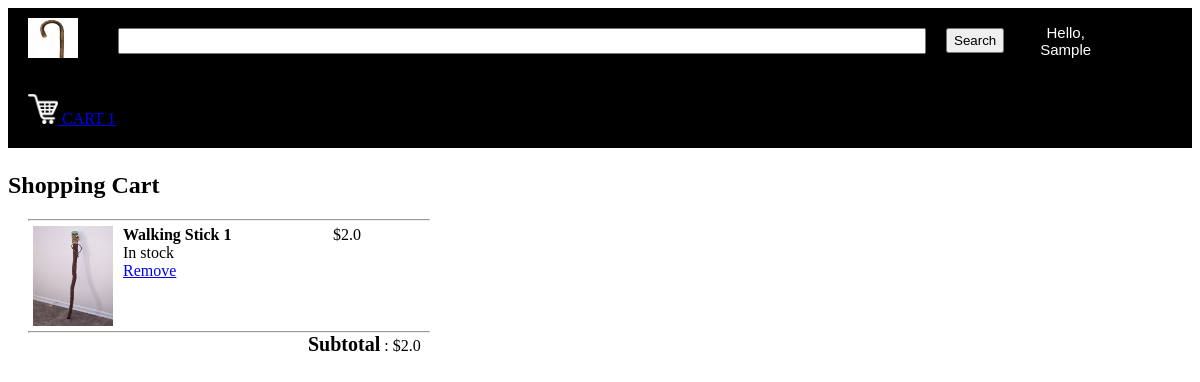
Page /cart (signed in) on the committed database.
### tables this page shows
CREATE TABLE users 
		(userId INTEGER PRIMARY KEY, 
		password TEXT,
		email TEXT,
		firstName TEXT,
		lastName TEXT,
		address1 TEXT,
		address2 TEXT,
		zipcode TEXT,
		city TEXT,
		state TEXT,
		country TEXT, 
		phone TEXT
		);

CREATE TABLE products
		(productId INTEGER PRIMARY KEY,
		name TEXT,
		price REAL,
		description TEXT,
		image TEXT,
		stock INTEGER,
		categoryId INTEGER,
		FOREIGN KEY(categoryId) REFERENCES categories(categoryId)
		);

### main.py (the view)
@app.route("/cart")
def cart():
    if 'email' not in session:
        return redirect(url_for('loginForm'))
    loggedIn, firstName, noOfItems = getLoginDetails()
    email = session['email']
    with sqlite3.connect('database.db') as conn:
        cur = conn.cursor()
        cur.execute("SELECT userId FROM users WHERE email = ?", (email, ))
        userId = cur.fetchone()[0]
        cur.execute("SELECT products.productId, products.name, products.price, products.image FROM products, kart WHERE products.productId = kart.productId AND kart.userId = ?", (userId, ))
        products = cur.fetchall()
    totalPrice = 0
    for row in products:
        totalPrice += row[2]
    return render_template("cart.html", products = products, totalPrice=totalPrice, loggedIn=loggedIn, firstName=firstName, noOfItems=noOfItems)

### main.py (called while the page is built)
def getLoginDetails():
    with sqlite3.connect('database.db') as conn:
        cur = conn.cursor()
        if 'email' not in session:
            loggedIn = False
            firstName = ''
            noOfItems = 0
        else:
            loggedIn = True
            cur.execute("SELECT userId, firstName FROM users WHERE email = ?", (session['email'], ))
            userId, firstName = cur.fetchone()
            cur.execute("SELECT count(productId) FROM kart WHERE userId = ?", (userId, ))
            noOfItems = cur.fetchone()[0]
    conn.close()
    return (loggedIn, firstName, noOfItems)

### templates/cart.html (shortened to what this page needs)
<!DOCTYPE HTML>
<html>
<head>
<link rel="stylesheet" href={{url_for('static', filename='css/cart.css')}} />
<link rel="stylesheet" href={{url_for('static', filename='css/topStyle.css') }} />
</head>
<body>
<div id="title">
	<a href="/">
	<img id="logo" src= {{ url_for('static', filename='images/logo.png') }} />
	</a>
	<form>
		<input id="searchBox" type="text" name="searchQuery">
		<input id="searchButton" type="submit" value="Search">
	</form>
	{% if not loggedIn %}
		<div id="signInButton">
			<a class="link" href="/loginForm">Sign In</a>
		</div>
	{% else %}
	<div class="dropdown">
		<button class="dropbtn">Hello, <br>{{firstName}}</button>
	</div>
	{% endif %}
	<div id="kart">
		<a class="link" href="/cart">
		<img src={{url_for('static', filename='images/shoppingCart.png')}} id="cartIcon" />
		CART {{noOfItems}}
		</a>
	</div>
</div>
<div id="cartItems">
	<h2>Shopping Cart</h2>
	<div id="tableItems">
		{% for row in products %}
		<div>
			<hr id="seperator">
			<div id="itemImage">
				<img src={{url_for('static', filename='uploads/'+row[3])}} id="image"/>
			</div>
			<div id="itemName">
				<span id="itemNameTag">{{row[1]}}</span><br>
				In stock<br>
				<a href="/removeFromCart?productId={{row[0]}}">Remove</a>
			</div>
			<div id="itemPrice">
				${{row[2]}}
			</div>
		</div>
		{% endfor %}
		<hr id="seperator">
		<div id="total">
			<span id="subtotal">Subtotal</span> : ${{totalPrice}}
		</div>
	</div>
</div>
</body>
</html>

### static/css/cart.css (style rules this page uses)
#tableItems { margin-left: 20px; margin-right: 20px; margin-top: 20px; margin-bottom: 20px; }
#itemImage { margin-left: 5px; margin-right: 5px; margin-top: 5px; margin-bottom: 5px; height: 100px; float: left; }
#itemName { margin-left: 5px; margin-right: 5px; margin-top: 5px; margin-bottom: 5px; height: 100px; width: 200px; float: left; }
#itemPrice { margin-left: 5px; margin-right: 5px; margin-top: 5px; margin-bottom: 5px; height: 100px; display: inline-block; }
#image { height: 100px; width: 80px; }
#seperator { margin: 0px; max-width: 400px; }
#total { padding-left: 280px; }
#itemNameTag { font-weight: bold; }
#subtotal { font-weight: bold; font-size: 20px; }

### static/css/topStyle.css (style rules this page uses)
#logo { height: 40px; width: 50px; margin-left: 20px; margin-top: 10px; margin-bottom: 10px; margin-right: 20px; float: left; }
#title { background-color: black; display: inline-block; width: 100%; }
#searchBox { height: 20px; width: 800px; margin-left: 20px; margin-top: 20px; margin-bottom: 20px; margin-right: 20px; float: left; font-size: 1.5em; }
#searchButton { height: 25px; margin-top: 20px; margin-bottom: 20px; margin-right: 20px; float: left; }
.dropbtn { background-color: black; color: white; padding: 16px; font-size: 15px; border: none; cursor: pointer; }
.dropdown { position: relative; float: left; }
#kart { color: white; margin-top: 20px; margin-bottom: 20px; margin-left: 20px; margin-right: 20px; float: left; }
#cartIcon { height: 30px; width: 30px; }

### rows in the picture
users: firstName "Sample"
products: image (picture), name "Walking Stick 1", price "2.0"

### other values in the picture
{{ noOfItems }} "1"
{{ totalPrice }} "2.0"
